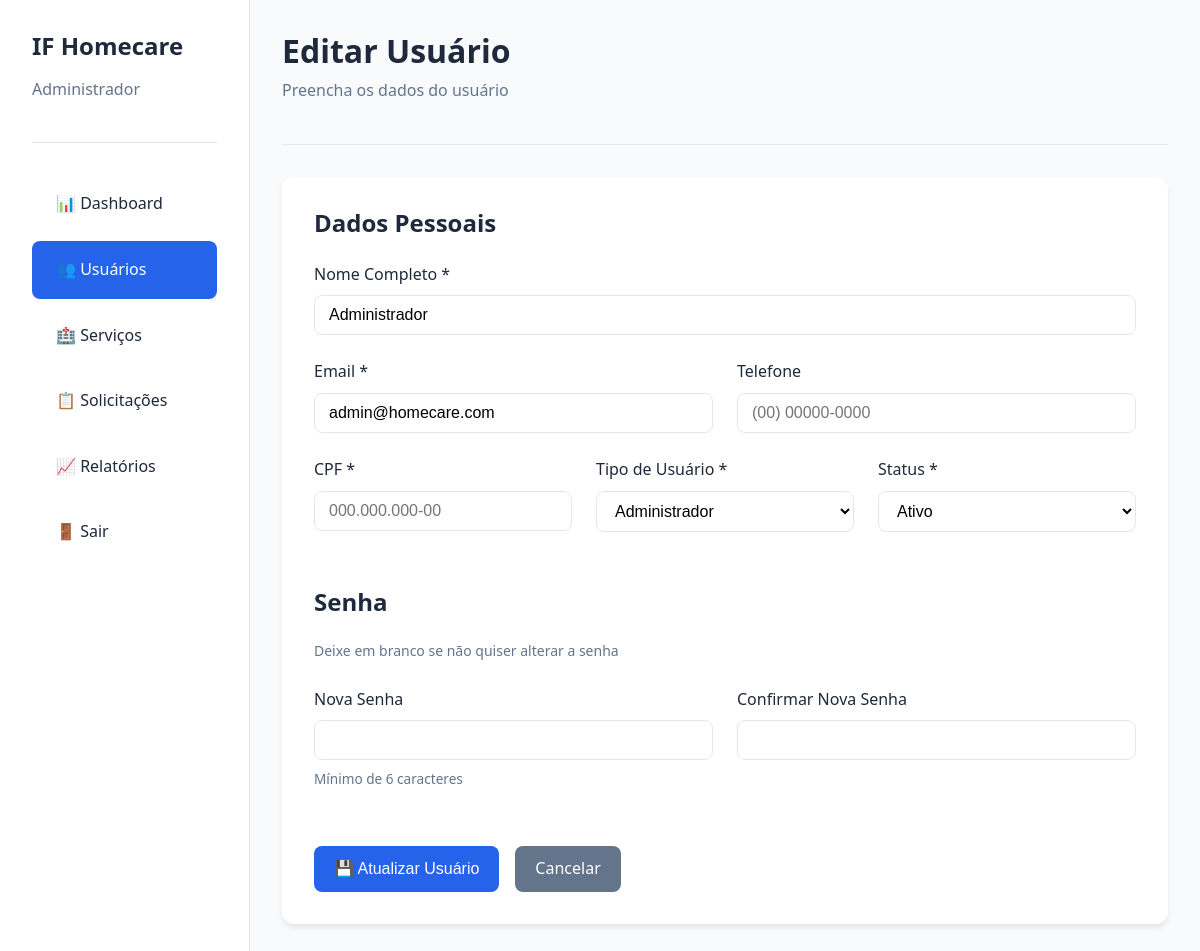
The page /admin/usuario_form.php?id=1 (signed in) on the database its author committed.
### tables this page shows
CREATE TABLE usuarios (
    id INT AUTO_INCREMENT PRIMARY KEY,
    nome VARCHAR(100) NOT NULL,
    email VARCHAR(100) NOT NULL UNIQUE,
    senha VARCHAR(255) NOT NULL,
    telefone VARCHAR(20),
    cpf VARCHAR(14) UNIQUE,
    tipo_usuario ENUM('admin', 'prestador', 'cliente') NOT NULL,
    foto_perfil VARCHAR(255) DEFAULT NULL,
    status ENUM('ativo', 'inativo') DEFAULT 'ativo',
    data_cadastro TIMESTAMP DEFAULT CURRENT_TIMESTAMP,
    data_atualizacao TIMESTAMP DEFAULT CURRENT_TIMESTAMP ON UPDATE CURRENT_TIMESTAMP,
    INDEX idx_email (email),
    INDEX idx_tipo_usuario (tipo_usuario),
    INDEX idx_status (status)
);

### includes/funcoes.php (called while the page is built, shortened)
<?php
function formatCPF($cpf)
{
    if (empty($cpf)) return null;
    $cpf = preg_replace('/[^0-9]/', '', $cpf);
    return preg_replace('/(\d{3})(\d{3})(\d{3})(\d{2})/', '$1.$2.$3-$4', $cpf);
}

### admin/usuario_form.php (the view, shortened to what this page needs)
<?php
$db = getDB();
$usuario = null;
$isEdit = false;
if (isset($_GET['id'])) {
    $id = (int)$_GET['id'];
    $isEdit = true;
    try {
        $stmt = $db->prepare("SELECT * FROM usuarios WHERE id = ?");
        $stmt->execute([$id]);
        $usuario = $stmt->fetch();
    } catch (PDOException $e) {
        setAlert('Erro ao buscar usuário.', 'error');
        redirect('/admin/usuarios.php');
    }
}
?>
<!DOCTYPE html>
<html lang="pt-BR">
<head>
    <link rel="stylesheet" href="../assets/css/style.css">
</head>
<body>
<div class="dashboard">
    <aside class="sidebar">
        <div class="sidebar-header">
            <h3><?= SITE_NAME ?></h3>
            <p>Administrador</p>
        </div>
        <ul class="sidebar-menu">
            <li><a href="index.php">📊 Dashboard</a></li>
            <li><a href="usuarios.php" class="active">👥 Usuários</a></li>
            <li><a href="servicos.php">🏥 Serviços</a></li>
            <li><a href="solicitacoes.php">📋 Solicitações</a></li>
            <li><a href="relatorios.php">📈 Relatórios</a></li>
            <li><a href="../auth/logout.php">🚪 Sair</a></li>
        </ul>
    </aside>
    <main class="main-content">
        <div class="page-header">
            <h1><?= $isEdit ? 'Editar Usuário' : 'Novo Usuário' ?></h1>
            <p>Preencha os dados do usuário</p>
        </div>
        <div class="card">
            <form method="POST" id="userForm">
                <h3 class="mb-3">Dados Pessoais</h3>
                <div class="form-group">
                    <label for="nome">Nome Completo *</label>
                    <input type="text" id="nome" name="nome" required
                           value="<?= $usuario ? htmlspecialchars($usuario['nome']) : '' ?>">
                </div>
                <div class="form-row">
                    <div class="form-group">
                        <label for="email">Email *</label>
                        <input type="email" id="email" name="email" required
                               value="<?= $usuario ? htmlspecialchars($usuario['email']) : '' ?>">
                    </div>
                    <div class="form-group">
                        <label for="telefone">Telefone</label>
                        <input type="text" id="telefone" name="telefone"
                               maxlength="15" placeholder="(00) 00000-0000"
                               value="<?= $usuario ? htmlspecialchars($usuario['telefone']) : '' ?>">
                    </div>
                </div>
                <div class="form-row">
                    <div class="form-group">
                        <label for="cpf">CPF *</label>
                        <input type="text" id="cpf" name="cpf" required
                               maxlength="14" placeholder="000.000.000-00"
                               value="<?= $usuario ? formatCPF($usuario['cpf']) : '' ?>">
                    </div>
                    <div class="form-group">
                        <label for="tipo_usuario">Tipo de Usuário *</label>
                        <select id="tipo_usuario" name="tipo_usuario" required>
                            <option value="admin" <?= ($usuario && $usuario['tipo_usuario'] === 'admin') ? 'selected' : '' ?>>
                                Administrador
                            </option>
                        </select>
                    </div>
                    <div class="form-group">
                        <label for="status">Status *</label>
                        <select id="status" name="status" required>
                            <option value="ativo" <?= ($usuario && $usuario['status'] === 'ativo') ? 'selected' : '' ?>>
                                Ativo
                            </option>
                        </select>
                    </div>
                </div>
                <h3 class="mb-3 mt-4">Senha</h3>
                <?php if ($isEdit): ?>
                    <p class="mb-3" style="color: var(--text-light); font-size: 0.875rem;">
                        Deixe em branco se não quiser alterar a senha
                    </p>
                <?php endif; ?>
                <div class="form-row">
                    <div class="form-group">
                        <label for="senha">
                            <?= $isEdit ? 'Nova Senha' : 'Senha *' ?>
                        </label>
                        <input type="password" id="senha" name="senha"
                               minlength="6" <?= $isEdit ? '' : 'required' ?>>
                        <small>Mínimo de 6 caracteres</small>
                    </div>
                    <div class="form-group">
                        <label for="confirmar_senha">
                            <?= $isEdit ? 'Confirmar Nova Senha' : 'Confirmar Senha *' ?>
                        </label>
                        <input type="password" id="confirmar_senha" name="confirmar_senha"
                               minlength="6" <?= $isEdit ? '' : 'required' ?>>
                    </div>
                </div>
                <div style="display: flex; gap: 1rem; margin-top: 2rem;">
                    <button type="submit" class="btn btn-primary">
                        <?= $isEdit ? '💾 Atualizar Usuário' : '➕ Cadastrar Usuário' ?>
                    </button>
                    <a href="usuarios.php" class="btn btn-secondary">Cancelar</a>
                </div>
            </form>
        </div>
    </main>
</div>
</body>
</html>

### rows shown on the page
usuarios: nome "Administrador", email "admin@homecare.com", tipo_usuario "Administrador", status "Ativo"

### other values the page prints
SITE_NAME "IF Homecare"
